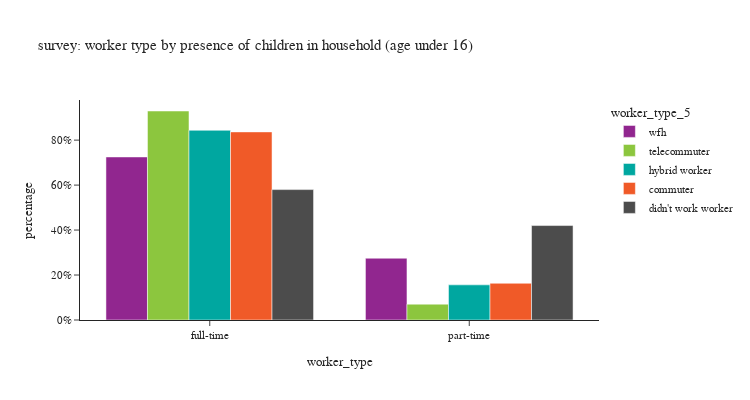
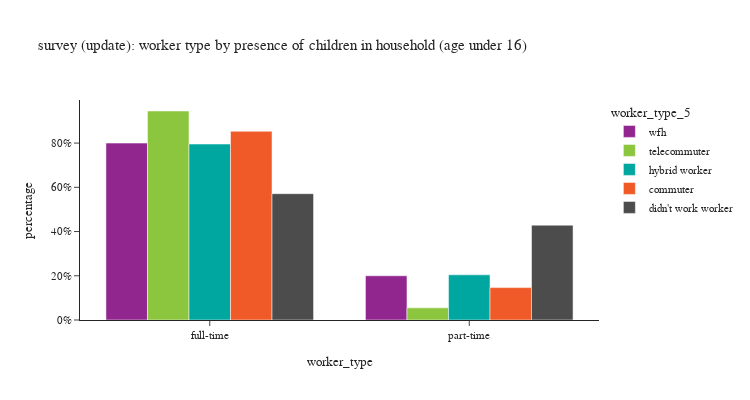

The code cell stored with these charts, in order, in its notebook:
### Code cell
for sc in survey_person_day['source'].unique():

    df = survey_person_day[survey_person_day['source']==sc]
    df['worker_type'] = df['pwtyp'].map({1: 'full-time', 2: 'part-time'})

    df_worker_count = df[(df['worker_type_5'].isin(workers))].\
        groupby(['worker_type_5','worker_type'])['pdexpfac'].agg(sample_count='size', pdexpfac='sum').reset_index()
    # df_worker_count['percent'] = df_worker_count['pdexpfac'] / sum(df_worker_count['pdexpfac'])
    df_worker_count['percentage'] = df_worker_count.groupby('worker_type_5', group_keys=False)['pdexpfac']. \
        apply(lambda x: x / float(x.sum()))

    fig = px.bar(df_worker_count,
                x="worker_type", y="percentage", barmode="group",
                color='worker_type_5',
                category_orders={'worker_type_5': workers},
                hover_data=['pdexpfac','sample_count'],
                title=f"{sc}: worker type by presence of children in household (age under 16)")
    fig.update_layout(height=400, width=750)
    fig.for_each_yaxis(lambda a: a.update(dict(tickformat=".0%")))
    fig.show()

### Figure 1 — Plotly figure (JSON) as saved in the notebook; plotly's stock layout.template omitted (floating-point values rounded to 4 significant figures)
{"data": [{"alignmentgroup": "True", "customdata": [[157800.0, 600.0], [59780.0, 150.0]], "hovertemplate": "worker_type_5=wfh<br>worker_type=%{x}<br>percentage=%{y}<br>pdexpfac=%{customdata[0]}<br>sample_count=%{customdata[1]}<extra></extra>", "legendgroup": "wfh", "marker": {"color": "#91268F", "pattern": {"shape": ""}}, "name": "wfh", "offsetgroup": "wfh", "orientation": "v", "showlegend": true, "textposition": "auto", "type": "bar", "x": ["full-time", "part-time"], "xaxis": "x", "y": [0.7252, 0.2748], "yaxis": "y"}, {"alignmentgroup": "True", "customdata": [[146200.0, 526.0], [11080.0, 36.0]], "hovertemplate": "worker_type_5=telecommuter<br>worker_type=%{x}<br>percentage=%{y}<br>pdexpfac=%{customdata[0]}<br>sample_count=%{customdata[1]}<extra></extra>", "legendgroup": "telecommuter", "marker": {"color": "#8CC63E", "pattern": {"shape": ""}}, "name": "telecommuter", "offsetgroup": "telecommuter", "orientation": "v", "showlegend": true, "textposition": "auto", "type": "bar", "x": ["full-time", "part-time"], "xaxis": "x", "y": [0.9296, 0.07044], "yaxis": "y"}, {"alignmentgroup": "True", "customdata": [[158900.0, 342.0], [29420.0, 57.0]], "hovertemplate": "worker_type_5=hybrid worker<br>worker_type=%{x}<br>percentage=%{y}<br>pdexpfac=%{customdata[0]}<br>sample_count=%{customdata[1]}<extra></extra>", "legendgroup": "hybrid worker", "marker": {"color": "#00A7A0", "pattern": {"shape": ""}}, "name": "hybrid worker", "offsetgroup": "hybrid worker", "orientation": "v", "showlegend": true, "textposition": "auto", "type": "bar", "x": ["full-time", "part-time"], "xaxis": "x", "y": [0.8438, 0.1562], "yaxis": "y"}, {"alignmentgroup": "True", "customdata": [[604700.0, 1071.0], [118100.0, 178.0]], "hovertemplate": "worker_type_5=commuter<br>worker_type=%{x}<br>percentage=%{y}<br>pdexpfac=%{customdata[0]}<br>sample_count=%{customdata[1]}<extra></extra>", "legendgroup": "commuter", "marker": {"color": "#F05A28", "pattern": {"shape": ""}}, "name": "commuter", "offsetgroup": "commuter", "orientation": "v", "showlegend": true, "textposition": "auto", "type": "bar", "x": ["full-time", "part-time"], "xaxis": "x", "y": [0.8366, 0.1634], "yaxis": "y"}, {"alignmentgroup": "True", "customdata": [[181500.0, 278.0], [131400.0, 173.0]], "hovertemplate": "worker_type_5=didn't work worker<br>worker_type=%{x}<br>percentage=%{y}<br>pdexpfac=%{customdata[0]}<br>sample_count=%{customdata[1]}<extra></extra>", "legendgroup": "didn't work worker", "marker": {"color": "#4C4C4C", "pattern": {"shape": ""}}, "name": "didn't work worker", "offsetgroup": "didn't work worker", "orientation": "v", "showlegend": true, "textposition": "auto", "type": "bar", "x": ["full-time", "part-time"], "xaxis": "x", "y": [0.58, 0.42], "yaxis": "y"}], "layout": {"barmode": "group", "height": 400, "legend": {"title": {"text": "worker_type_5"}, "tracegroupgap": 0}, "title": {"text": "survey: worker type by presence of children in household (age under 16)"}, "width": 750, "xaxis": {"anchor": "y", "domain": [0.0, 1.0], "title": {"text": "worker_type"}}, "yaxis": {"anchor": "x", "domain": [0.0, 1.0], "tickformat": ".0%", "title": {"text": "percentage"}}}}

### Figure 2 — Plotly figure (JSON) as saved in the notebook; plotly's stock layout.template omitted (floating-point values rounded to 4 significant figures)
{"data": [{"alignmentgroup": "True", "customdata": [[170200.0, 613.0], [42540.0, 156.0]], "hovertemplate": "worker_type_5=wfh<br>worker_type=%{x}<br>percentage=%{y}<br>pdexpfac=%{customdata[0]}<br>sample_count=%{customdata[1]}<extra></extra>", "legendgroup": "wfh", "marker": {"color": "#91268F", "pattern": {"shape": ""}}, "name": "wfh", "offsetgroup": "wfh", "orientation": "v", "showlegend": true, "textposition": "auto", "type": "bar", "x": ["full-time", "part-time"], "xaxis": "x", "y": [0.8, 0.2], "yaxis": "y"}, {"alignmentgroup": "True", "customdata": [[150200.0, 536.0], [8722.0, 41.0]], "hovertemplate": "worker_type_5=telecommuter<br>worker_type=%{x}<br>percentage=%{y}<br>pdexpfac=%{customdata[0]}<br>sample_count=%{customdata[1]}<extra></extra>", "legendgroup": "telecommuter", "marker": {"color": "#8CC63E", "pattern": {"shape": ""}}, "name": "telecommuter", "offsetgroup": "telecommuter", "orientation": "v", "showlegend": true, "textposition": "auto", "type": "bar", "x": ["full-time", "part-time"], "xaxis": "x", "y": [0.9451, 0.05489], "yaxis": "y"}, {"alignmentgroup": "True", "customdata": [[150700.0, 364.0], [38710.0, 61.0]], "hovertemplate": "worker_type_5=hybrid worker<br>worker_type=%{x}<br>percentage=%{y}<br>pdexpfac=%{customdata[0]}<br>sample_count=%{customdata[1]}<extra></extra>", "legendgroup": "hybrid worker", "marker": {"color": "#00A7A0", "pattern": {"shape": ""}}, "name": "hybrid worker", "offsetgroup": "hybrid worker", "orientation": "v", "showlegend": true, "textposition": "auto", "type": "bar", "x": ["full-time", "part-time"], "xaxis": "x", "y": [0.7957, 0.2043], "yaxis": "y"}, {"alignmentgroup": "True", "customdata": [[631400.0, 1125.0], [108400.0, 193.0]], "hovertemplate": "worker_type_5=commuter<br>worker_type=%{x}<br>percentage=%{y}<br>pdexpfac=%{customdata[0]}<br>sample_count=%{customdata[1]}<extra></extra>", "legendgroup": "commuter", "marker": {"color": "#F05A28", "pattern": {"shape": ""}}, "name": "commuter", "offsetgroup": "commuter", "orientation": "v", "showlegend": true, "textposition": "auto", "type": "bar", "x": ["full-time", "part-time"], "xaxis": "x", "y": [0.8535, 0.1465], "yaxis": "y"}, {"alignmentgroup": "True", "customdata": [[167800.0, 291.0], [125900.0, 186.0]], "hovertemplate": "worker_type_5=didn't work worker<br>worker_type=%{x}<br>percentage=%{y}<br>pdexpfac=%{customdata[0]}<br>sample_count=%{customdata[1]}<extra></extra>", "legendgroup": "didn't work worker", "marker": {"color": "#4C4C4C", "pattern": {"shape": ""}}, "name": "didn't work worker", "offsetgroup": "didn't work worker", "orientation": "v", "showlegend": true, "textposition": "auto", "type": "bar", "x": ["full-time", "part-time"], "xaxis": "x", "y": [0.5712, 0.4288], "yaxis": "y"}], "layout": {"barmode": "group", "height": 400, "legend": {"title": {"text": "worker_type_5"}, "tracegroupgap": 0}, "title": {"text": "survey (update): worker type by presence of children in household (age under 16)"}, "width": 750, "xaxis": {"anchor": "y", "domain": [0.0, 1.0], "title": {"text": "worker_type"}}, "yaxis": {"anchor": "x", "domain": [0.0, 1.0], "tickformat": ".0%", "title": {"text": "percentage"}}}}
